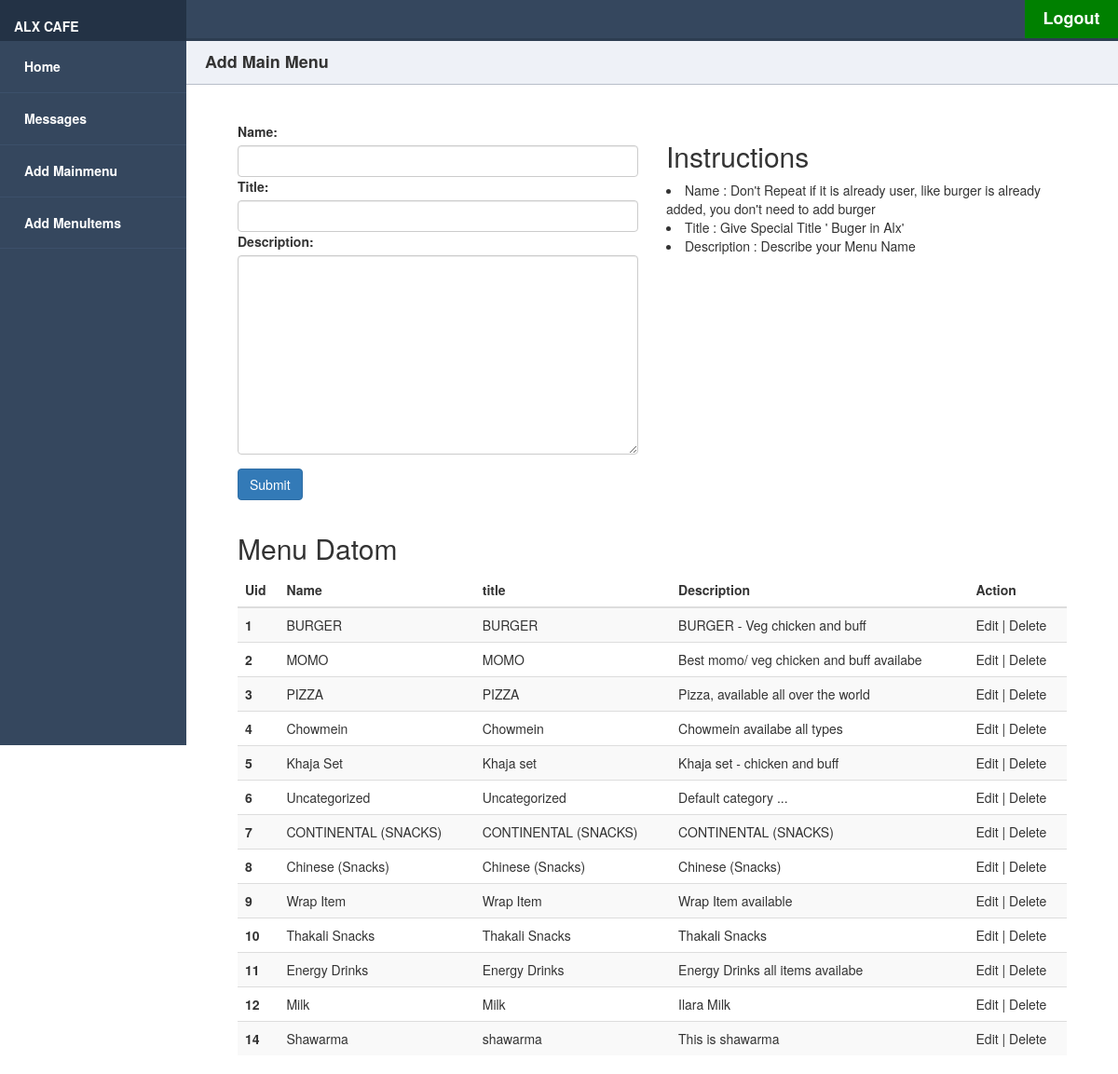
The app's page /dashboard/createmainmenu (signed in) with its own data.
### menu/models.py (models this page shows, shortened)
class MainMenu(models.Model):
    created_at = models.DateField(auto_now_add=True)
    posted_by = models.ForeignKey(User, on_delete=models.CASCADE)
    name = models.CharField(max_length=100, unique=True)
    title = models.CharField(max_length=255, unique=True)
    slug = models.CharField(max_length=100,unique=True)
    status = models.BooleanField(default=0)
    description = models.TextField(max_length=400)

### dashboard/views.py (the view, shortened to what this page needs)
# urls.py: path('createmainmenu',views.mainmenu, name ='createmainmenu'),
@login_required
def mainmenu(request):
    mainmenu = MainMenu.objects.all()
    form = MenuForm()
    data ={
        'mainmenu' : mainmenu,
        'form': form,
    }
    return render(request,'pages/mainmenu.html', data)

### dashboard/forms.py
class MenuForm(forms.ModelForm):
    class Meta:
        model = models.MainMenu
        fields = ['name', 'title', 'description']
        widgets = {
            'name': forms.TextInput(attrs={'class': 'form-control'}),
            'title': forms.TextInput(attrs={'class': 'form-control'}),
            'description': forms.Textarea(attrs={'class': 'form-control'}),
        }

### dashboard/templates/pages/mainmenu.html (shortened to what this page needs)
{% extends 'master/dashmaster.html' %}
{% block content %}
{% load static %}
<div class="main-content">
    <div class="title">
        Add Main Menu
    </div>
    <div class="menuform">
       <div class="col-md-6">
      <form action="createmainmenu" class="bg-light p-5 contact-form" method="POST" enctype="multipart/form-data">
                    <div class="form-group">
                        {{form}}
                    </div>
                    <div class="form-group">
                        <input type="submit" name="Submit Blog" class="btn btn-primary py-3 px-5">
                    </div>
                </form>
       </div>
        <div class="col-md-6">
            <h2>Instructions</h2>
            <li>Name : Don't Repeat if it is already user, like burger is already added, you don't need to add burger</li>
            <li>Title : Give Special Title ' Buger in Alx' </li>
            <li>Description : Describe your Menu Name </li>
        </div>
        <div class="col-md-12">
            <h2>Menu Datom</h2>
            <table class="table table-striped table-dark">
            <thead>
            <tr>
                <th scope="col">Uid</th>
                <th scope="col">Name</th>
                <th scope="col">title</th>
                <th scope="col">Description</th>
                <th scope="col">Action</th>
            </tr>
            </thead>
            <tbody>
            {%for menu in mainmenu %}
            <tr>
                <th scope="row">{{menu.id}}</th>
                <td>{{menu.name}}</td>
                <td>{{menu.title}}</td>
                <td>{{menu.description}}</td>
                <td>Edit | Delete </td>
            </tr>
            {% endfor %}
            </tbody>
        </table>
        </div>
    </div>
</div>
{% endblock %}

### static/assets/css/main.css (style rules this page uses)
* { box-sizing: border-box; text-decoration:none; }
body { margin: 0; padding: 0; font-family: 'Source Sans Pro', sans-serif; background-color: #d5dae5; -webkit-font-smoothing: antialiased; -moz-osx-font-smoothing: grayscale; }
.main-content { padding: 40px; margin-top: 0; padding: 0; padding-top: 44px; height: 100%; }
.main-content .title { background-color: #eef1f7; border-bottom: 1px solid #b8bec9; padding: 10px 20px; font-weight: 700; color: #333; font-size: 18px; }
@media screen and (min-width: 600px) { .main-content { margin-left: 70px; } }
@media screen and (min-width: 800px) { .main-content { margin-left: 200px; } }
.menuform { margin:40px; }

### records on screen
MainMenu: id "1", name "BURGER", title "BURGER", description "BURGER - Veg chicken and buff"
MainMenu: id "2", name "MOMO", title "MOMO", description "Best momo/ veg chicken and buff availabe"
MainMenu: id "3", name "PIZZA", title "PIZZA", description "Pizza, available all over the world"
MainMenu: id "4", name "Chowmein", title "Chowmein", description "Chowmein availabe all types"
MainMenu: id "5", name "Khaja Set", title "Khaja set", description "Khaja set - chicken and buff"
MainMenu: id "6", name "Uncategorized", title "Uncategorized", description "Default category ..."
MainMenu: id "7", name "CONTINENTAL (SNACKS)", title "CONTINENTAL (SNACKS)", description "CONTINENTAL (SNACKS)"
MainMenu: id "8", name "Chinese (Snacks)", title "Chinese (Snacks)", description "Chinese (Snacks)"
MainMenu: id "9", name "Wrap Item", title "Wrap Item", description "Wrap Item available"
MainMenu: id "10", name "Thakali Snacks", title "Thakali Snacks", description "Thakali Snacks"
MainMenu: id "11", name "Energy Drinks", title "Energy Drinks", description "Energy Drinks all items availabe"
MainMenu: id "12", name "Milk", title "Milk", description "Ilara Milk"
MainMenu: id "14", name "Shawarma", title "shawarma", description "This is shawarma"
